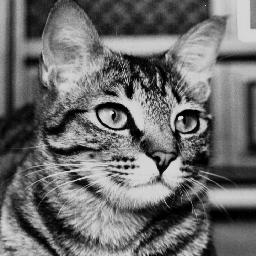
#> input picture cateq256-128.jpg, 256 x 256 px, found by its file name
$ jupyter execute ASSIGNMENT_3536.ipynb
#> lines starting #> are read from the running program, lines starting #| are printed output that depends on the picture; after the words box and inside, x2 and y2 are one past the last pixel; in counts of white or black regions, pixels touching at a corner belong together
<a href="https://colab.research.google.com/github/arxt9/EE7204_3536/blob/main/ASSIGNMENT_3536.ipynb" target="_parent"></a>

[cell 1]
import cv2
import numpy as np
import matplotlib.pyplot as plt

# Function to reduce the number of intensity levels in an image
def reduce_intensity_levels(image, levels):
    factor = 256 // levels
    reduced_image = (image // factor) * factor
    return reduced_image

# Function to perform spatial averaging
def spatial_averaging(image, kernel_size):
    kernel = np.ones((kernel_size, kernel_size), dtype=np.float32) / (kernel_size * kernel_size)
    averaged_image = cv2.filter2D(image, -1, kernel)
    return averaged_image

# Function to rotate an image
def rotate_image(image, angle):
    center = tuple(np.array(image.shape[1::-1]) / 2)
    rotation_matrix = cv2.getRotationMatrix2D(center, angle, 1.0)
    rotated_image = cv2.warpAffine(image, rotation_matrix, image.shape[1::-1], flags=cv2.INTER_LINEAR)
    return rotated_image

# Function to reduce spatial resolution by averaging blocks
def reduce_resolution(image, block_size):
    reduced_image = image.copy()
    for i in range(0, image.shape[0], block_size):
        for j in range(0, image.shape[1], block_size):
            block = image[i:i+block_size, j:j+block_size]
            average_value = np.mean(block)
            reduced_image[i:i+block_size, j:j+block_size] = average_value
    return reduced_image

# Load the image
image = cv2.imread('/content/cateq256-128.jpg', cv2.IMREAD_GRAYSCALE)
#> image is the input picture: shape (256, 256); min 0, max 240, mean 108.4

# Perform image processing operations
reduced_levels = 2
reduced_image = reduce_intensity_levels(image, reduced_levels)
#> in reduce_intensity_levels, `reduced_image = (image // factor) * factor`:
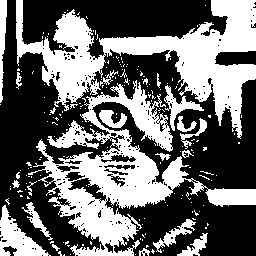
#> reduced_image: shape (256, 256); values 0 (black) and 128 (white), 41.5% white; 198 white regions (175 under 20 px), largest, box (x1, y1, x2, y2) and area: (28, 80, 256, 256) 11375, (16, 0, 256, 139) 11226, (0, 205, 51, 256) 1094

averaged_3x3 = spatial_averaging(image, 3)
#> in spatial_averaging, `averaged_image = cv2.filter2D(image, -1, kernel)`:
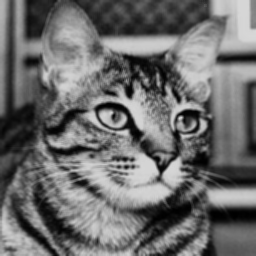
#> averaged_image: shape (256, 256); min 0, max 215, mean 108.5
averaged_10x10 = spatial_averaging(image, 10)
#> call 2 of spatial_averaging, with kernel_size = 10
#> in spatial_averaging (call 2), `averaged_image = cv2.filter2D(image, -1, kernel)`:
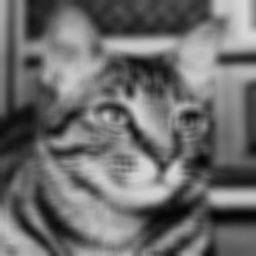
#> averaged_image: shape (256, 256); min 3, max 214, mean 108.4
averaged_20x20 = spatial_averaging(image, 20)
#> call 3 of spatial_averaging, with kernel_size = 20
#> in spatial_averaging (call 3), `averaged_image = cv2.filter2D(image, -1, kernel)`:
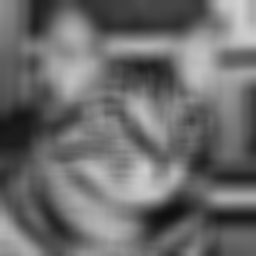
#> averaged_image: shape (256, 256); min 15, max 209, mean 108.4

rotated_45 = rotate_image(image, 45)
#> in rotate_image, `rotated_image = cv2.warpAffine(image, rotation_matrix, image.shape[1::..`:
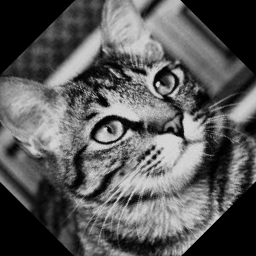
#> rotated_image: shape (256, 256); min 0, max 225, mean 89.7
rotated_90 = rotate_image(image, 90)
#> call 2 of rotate_image, with angle = 90
#> in rotate_image (call 2), `rotated_image = cv2.warpAffine(image, rotation_matrix, image.shape[1::..`:
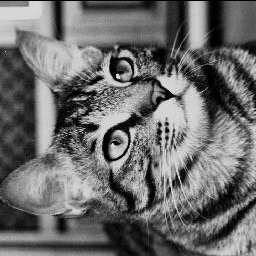
#> rotated_image: shape (256, 256); min 0, max 240, mean 108

reduced_resolution_3x3 = reduce_resolution(image, 3)
#> after the loop in reduce_resolution, `for i in range(0, image.shape[0], block_size):`:
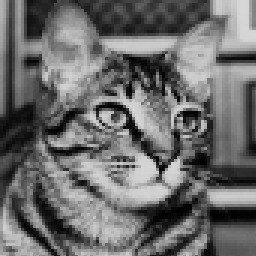
#> reduced_image: shape (256, 256); min 0, max 214, mean 108
reduced_resolution_5x5 = reduce_resolution(image, 5)
#> call 2 of reduce_resolution, with block_size = 5
#> after the loop in reduce_resolution (call 2), `for i in range(0, image.shape[0], block_size):`:
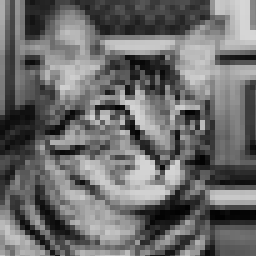
#> reduced_image: shape (256, 256); min 2, max 214, mean 108
reduced_resolution_7x7 = reduce_resolution(image, 7)
#> call 3 of reduce_resolution, with block_size = 7
#> after the loop in reduce_resolution (call 3), `for i in range(0, image.shape[0], block_size):`:
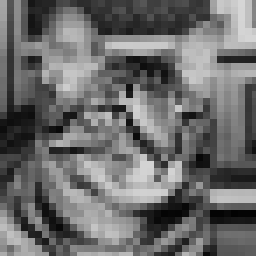
#> reduced_image: shape (256, 256); min 2, max 214, mean 108

# Plot the images
plt.figure(figsize=(10, 10))

plt.subplot(4,3, 1)
plt.imshow(image, cmap='gray')
plt.title('Original Image')
plt.axis('off')

plt.subplot(4,3, 2)
plt.imshow(reduced_image, cmap='gray')
plt.title('Reduced Intensity Levels')
plt.axis('off')

plt.subplot(4, 3, 4)
plt.imshow(averaged_3x3, cmap='gray')
plt.title('3x3 Spatial Averaging')
plt.axis('off')

plt.subplot(4, 3, 5)
plt.imshow(averaged_10x10, cmap='gray')
plt.title('10x10 Spatial Averaging')
plt.axis('off')

plt.subplot(4, 3, 6)
plt.imshow(averaged_20x20, cmap='gray')
plt.title('20x20 Spatial Averaging')
plt.axis('off')

plt.subplot(4, 3, 7)
plt.imshow(rotated_45, cmap='gray')
plt.title('Rotated 45 Degrees')
plt.axis('off')

plt.subplot(4, 3, 8)
plt.imshow(rotated_90, cmap='gray')
plt.title('Rotated 90 Degrees')
plt.axis('off')

plt.subplot(4, 3, 10)
plt.imshow(reduced_resolution_3x3, cmap='gray')
plt.title('Reduced Resolution (3x3 Blocks)')
plt.axis('off')

plt.subplot(4, 3, 11)
plt.imshow(reduced_resolution_5x5, cmap='gray')
plt.title('Reduced Resolution (5x5 Blocks)')
plt.axis('off')

plt.subplot(4, 3, 12)
plt.imshow(reduced_resolution_7x7, cmap='gray')
plt.title('Reduced Resolution (7x7 Blocks)')
plt.axis('off')

plt.tight_layout()
plt.show()
